Frame 1 (no input): blank canvas, image omitted
Frame 60 (no input): blank canvas, image omitted
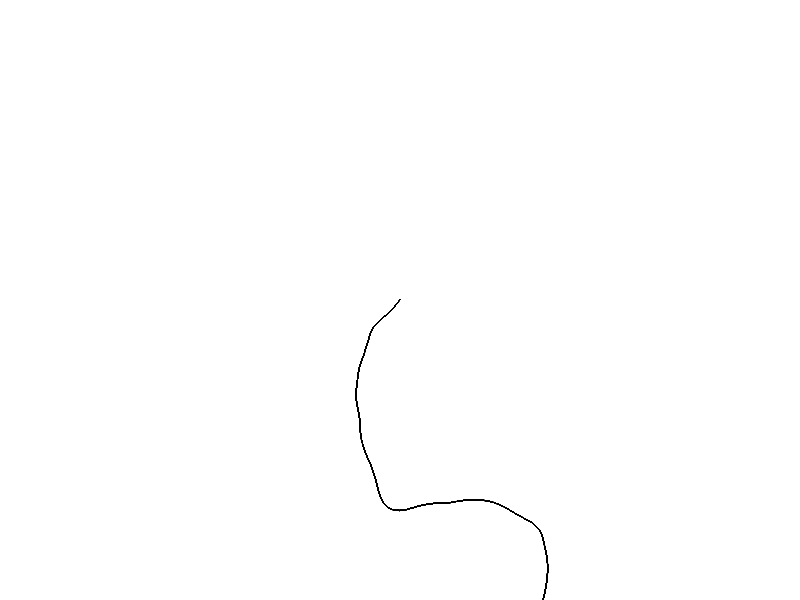
Frame 120 (the mouse pressed at the canvas centre since frame 60)

The p5.js sketch whose frames 1 and 60 were blank and that drew this single picture after the mouse press (run headless with seeded random() and noise() and a simulated clock; from frame 60 on, the mouse is pressed at the canvas centre):

// p5.js sketch
// ── sketch.js
/* eslint-disable no-use-before-define, class-methods-use-this, no-undef */
let flows = {};
let FlowId = 0;

let textCanvas;


function setup() {
  createCanvas(displayWidth, displayHeight);
  textCanvas = createGraphics(100,100);
  noFill();
}

function draw() {
  if (mouseIsPressed) {
    new Flowy({
      pos: createVector(mouseX, mouseY),
    },
    {
      col: color('black'),
      // speed: randomGaussian(1.5,.5),
      radius: .5,
      max_age: 1000,
    });
  }

  const n = Object.values(flows).length;

  for(let j = 0; j < n; j++) {
    const flow = Object.values(flows)[j]

    if (!flow) {
      continue
    }
    flow.render();
  }
}

function keyPressed() {
  background(255)
  let flows = {}
  const t = new FlowyText(textCanvas);
  t.paint(key);
  // image(t.canvas, 0, 0, width, height)
  // t.makeFlowy(1000);
  const interval = setInterval(() => {
    t.makeFlowy(100);
  }, 10);

  setTimeout(() => {
    clearInterval(interval)
  }, 1000);
}



class FlowyText {
  constructor(canvas) {
    this.canvas = canvas;
  }

  paint(s) {
    this.canvas.background(255);
    this.canvas.textSize(32);
    this.canvas.textAlign(CENTER);
    this.canvas.fill(0);

    this.canvas.text(s, this.canvas.width/2, this.canvas.height/2);
    this.canvas.loadPixels();
  }

  makeFlowy(n) {
    while(n) {
      const pt = createVector(random(this.canvas.width-1), random(this.canvas.height-1));
      const col = this.canvas.get(pt.x, pt.y);
      // print(pt, col);
      if (red(col) < 10) {
        n--;
        new Flowy({
          pos: createVector(
            pt.x / this.canvas.width * width,
            pt.y / this.canvas.height * height,
          )
        }, {
          col: color('black'),
          radius: .1,
          max_age: 20,
        })
      }
    }
  }
}



class Flowy {
  constructor(state, opts) {
    this.state = state;
    this.opts = opts;
    this.age = 0;
    this.id = FlowId++;
    flows[this.id] = this;

    randomSeed(this.state.pos.x + this.state.pos.y * width);

    this.state.vel = createVector();
    this.state.acc = createVector(2,0).rotate(random(TWO_PI));
    this.initialPos = this.state.pos.copy();

  }

  render() {
    strokeWeight(this.opts.radius)
    for(let i = 0; i < this.opts.max_age; i++) {
      let p1 = this.state.pos.copy();
      this.update();
      line(p1.x,p1.y, this.state.pos.x, this.state.pos.y);
    }
  }

  destroy() {
    // print('destroy', this.id)
    delete flows[this.id];
    const i = (this.opts.iteration || 0);
    if (i < 2) {
      new Flowy({pos: this.initialPos.copy()}, {
        ...this.opts,
        iteration: i + 1,
      });
    }
    this.destroyed = true;
  }

  update() {
    if (this.age > this.opts.max_age && !this.destroyed) {
      this.destroy();
    }

    this.age++;
    const scale = .1;
    const n = noise(this.state.pos.x * scale, this.state.pos.y * scale, (this.opts.iteration || 0) * .001);
    const n2 = noise(this.state.pos.x * scale, this.state.pos.y * scale, (this.opts.iteration || 0) * .001);
    // const n = randomGaussian(.5, .1)
    // const n = random()
    // const dir = createVector(this.opts.radius * .1, 0).rotate(n > .5 ? PI/2: -PI/2);
    // print (dir)
    this.state.acc.rotate((n < .5 ? PI/10 : -PI/10) * n2)
    this.state.acc.add(0,0).limit(this.opts.radius * 1000);
    this.state.vel.add(this.state.acc).limit(this.opts.radius * 10);

    this.state.vel.x = this.state.vel.x - this.state.vel.x % PI/4;
    this.state.vel.y = this.state.vel.y - this.state.vel.y % PI/4;

    this.state.pos.add(this.state.vel);
  }
}
